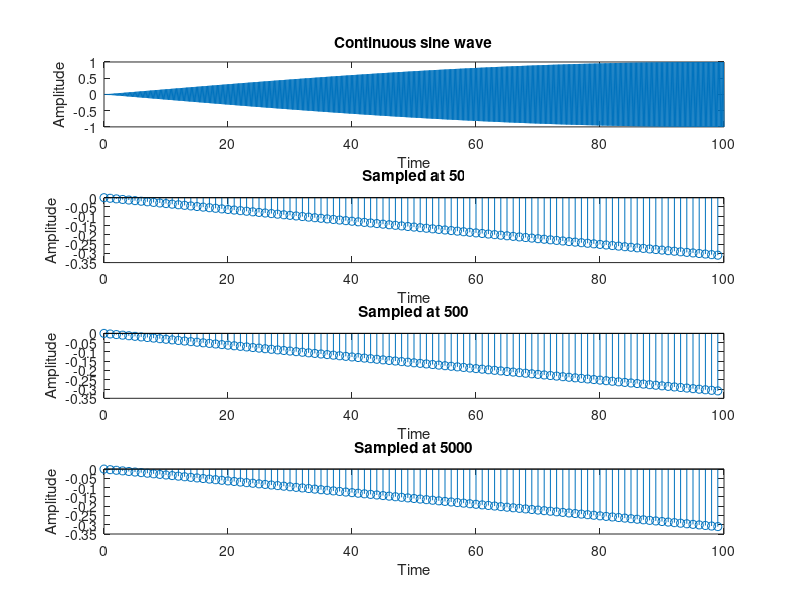

Write MATLAB code to recreate this figure.
clear all;
close all;
clc;
f=input('Enter frequency');
%T=1/f;
fs1=input('Enter the sampling frequency1');
fs2=input('Enter the sampling frequency2');
fs3=input('Enter the sampling frequency3');
t=0:0.1:100;
t1=0:1:99;

x=sin(2*3.14*f*t);
subplot(4,1,1);
plot(t,x);
xlabel('Time');
ylabel('Amplitude');
title('Continuous sine wave');

y=sin(2*3.14*f*t1/fs1);
subplot(4,1,2);
stem(t1,y);
xlabel('Time');
ylabel('Amplitude');
title('Sampled at 50');

y=sin(2*3.14*f*t1/fs2);
subplot(4,1,3);
stem(t1,y);
xlabel('Time');
ylabel('Amplitude');
title('Sampled at 500');

y=sin(2*3.14*f*t1/fs3);
subplot(4,1,4);
stem(t1,y);
xlabel('Time');
ylabel('Amplitude');
title('Sampled at 5000');